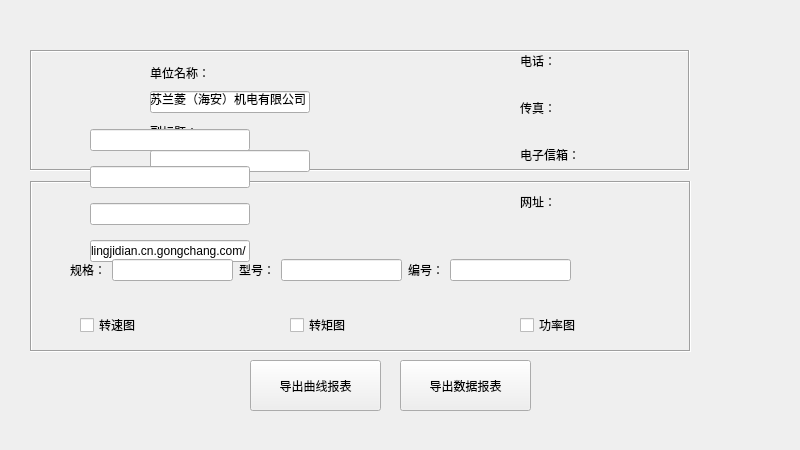
<?xml version="1.0" encoding="UTF-8"?>
<ui version="4.0">
 <class>pdfHeaderEdit</class>
 <widget class="QWidget" name="pdfHeaderEdit">
  <property name="geometry">
   <rect>
    <x>0</x>
    <y>0</y>
    <width>800</width>
    <height>450</height>
   </rect>
  </property>
  <property name="windowTitle">
   <string>Form</string>
  </property>
  <widget class="QLabel" name="label">
   <property name="geometry">
    <rect>
     <x>30</x>
     <y>50</y>
     <width>660</width>
     <height>121</height>
    </rect>
   </property>
   <property name="frameShape">
    <enum>QFrame::Box</enum>
   </property>
   <property name="frameShadow">
    <enum>QFrame::Sunken</enum>
   </property>
   <property name="text">
    <string/>
   </property>
  </widget>
  <widget class="QLabel" name="label_8">
   <property name="geometry">
    <rect>
     <x>30</x>
     <y>181</y>
     <width>661</width>
     <height>171</height>
    </rect>
   </property>
   <property name="frameShape">
    <enum>QFrame::Box</enum>
   </property>
   <property name="frameShadow">
    <enum>QFrame::Sunken</enum>
   </property>
   <property name="text">
    <string/>
   </property>
  </widget>
  <widget class="QWidget" name="verticalLayoutWidget">
   <property name="geometry">
    <rect>
     <x>150</x>
     <y>60</y>
     <width>160</width>
     <height>112</height>
    </rect>
   </property>
   <layout class="QVBoxLayout" name="V3">
    <item>
     <widget class="QLabel" name="label_2">
      <property name="text">
       <string>单位名称：</string>
      </property>
     </widget>
    </item>
    <item>
     <widget class="myLineEdit" name="companyEdit">
      <property name="focusPolicy">
       <enum>Qt::NoFocus</enum>
      </property>
      <property name="text">
       <string>江苏兰菱（海安）机电有限公司</string>
      </property>
     </widget>
    </item>
    <item>
     <widget class="QLabel" name="label_7">
      <property name="text">
       <string>副标题：</string>
      </property>
     </widget>
    </item>
    <item>
     <widget class="myLineEdit" name="subTitleEdit">
      <property name="focusPolicy">
       <enum>Qt::TabFocus</enum>
      </property>
     </widget>
    </item>
   </layout>
  </widget>
  <widget class="QWidget" name="verticalLayoutWidget_2">
   <property name="geometry">
    <rect>
     <x>520</x>
     <y>40</y>
     <width>160</width>
     <height>182</height>
    </rect>
   </property>
   <layout class="QVBoxLayout" name="V1">
    <item>
     <widget class="QLabel" name="label_4">
      <property name="text">
       <string>电话：</string>
      </property>
     </widget>
    </item>
    <item>
     <widget class="QLabel" name="label_3">
      <property name="text">
       <string>传真：</string>
      </property>
     </widget>
    </item>
    <item>
     <widget class="QLabel" name="label_5">
      <property name="text">
       <string>电子信箱：</string>
      </property>
     </widget>
    </item>
    <item>
     <widget class="QLabel" name="label_6">
      <property name="text">
       <string>网址：</string>
      </property>
     </widget>
    </item>
   </layout>
  </widget>
  <widget class="QWidget" name="verticalLayoutWidget_3">
   <property name="geometry">
    <rect>
     <x>90</x>
     <y>120</y>
     <width>160</width>
     <height>151</height>
    </rect>
   </property>
   <layout class="QVBoxLayout" name="V2">
    <item>
     <widget class="myLineEdit" name="telEdit">
      <property name="focusPolicy">
       <enum>Qt::TabFocus</enum>
      </property>
     </widget>
    </item>
    <item>
     <widget class="myLineEdit" name="faxEdit">
      <property name="focusPolicy">
       <enum>Qt::TabFocus</enum>
      </property>
     </widget>
    </item>
    <item>
     <widget class="myLineEdit" name="mailEdit">
      <property name="focusPolicy">
       <enum>Qt::TabFocus</enum>
      </property>
     </widget>
    </item>
    <item>
     <widget class="myLineEdit" name="websiteEdit">
      <property name="focusPolicy">
       <enum>Qt::TabFocus</enum>
      </property>
      <property name="text">
       <string>lanlingjidian.cn.gongchang.com/</string>
      </property>
     </widget>
    </item>
   </layout>
  </widget>
  <widget class="QWidget" name="horizontalLayoutWidget">
   <property name="geometry">
    <rect>
     <x>70</x>
     <y>230</y>
     <width>501</width>
     <height>80</height>
    </rect>
   </property>
   <layout class="QHBoxLayout" name="horizontalLayout">
    <item>
     <widget class="QLabel" name="label_9">
      <property name="text">
       <string>规格：</string>
      </property>
     </widget>
    </item>
    <item>
     <widget class="myLineEdit" name="sizeEdit">
      <property name="focusPolicy">
       <enum>Qt::TabFocus</enum>
      </property>
     </widget>
    </item>
    <item>
     <widget class="QLabel" name="label_10">
      <property name="text">
       <string>型号：</string>
      </property>
     </widget>
    </item>
    <item>
     <widget class="myLineEdit" name="typeNoEdit">
      <property name="focusPolicy">
       <enum>Qt::TabFocus</enum>
      </property>
     </widget>
    </item>
    <item>
     <widget class="QLabel" name="label_11">
      <property name="text">
       <string>编号：</string>
      </property>
     </widget>
    </item>
    <item>
     <widget class="myLineEdit" name="NoEdit">
      <property name="focusPolicy">
       <enum>Qt::TabFocus</enum>
      </property>
     </widget>
    </item>
   </layout>
  </widget>
  <widget class="myButton" name="exportButton">
   <property name="geometry">
    <rect>
     <x>250</x>
     <y>360</y>
     <width>131</width>
     <height>51</height>
    </rect>
   </property>
   <property name="focusPolicy">
    <enum>Qt::TabFocus</enum>
   </property>
   <property name="text">
    <string>导出曲线报表</string>
   </property>
  </widget>
  <widget class="myCheckBox" name="check1">
   <property name="geometry">
    <rect>
     <x>80</x>
     <y>310</y>
     <width>80</width>
     <height>30</height>
    </rect>
   </property>
   <property name="focusPolicy">
    <enum>Qt::TabFocus</enum>
   </property>
   <property name="text">
    <string>转速图</string>
   </property>
  </widget>
  <widget class="myCheckBox" name="check2">
   <property name="geometry">
    <rect>
     <x>290</x>
     <y>310</y>
     <width>80</width>
     <height>30</height>
    </rect>
   </property>
   <property name="focusPolicy">
    <enum>Qt::TabFocus</enum>
   </property>
   <property name="text">
    <string>转矩图</string>
   </property>
  </widget>
  <widget class="myCheckBox" name="check3">
   <property name="geometry">
    <rect>
     <x>520</x>
     <y>310</y>
     <width>80</width>
     <height>30</height>
    </rect>
   </property>
   <property name="focusPolicy">
    <enum>Qt::TabFocus</enum>
   </property>
   <property name="text">
    <string>功率图</string>
   </property>
  </widget>
  <widget class="myButton" name="exportDataChartButton">
   <property name="geometry">
    <rect>
     <x>400</x>
     <y>360</y>
     <width>131</width>
     <height>51</height>
    </rect>
   </property>
   <property name="text">
    <string>导出数据报表</string>
   </property>
  </widget>
  <widget class="QLabel" name="ret">
   <property name="geometry">
    <rect>
     <x>250</x>
     <y>410</y>
     <width>281</width>
     <height>31</height>
    </rect>
   </property>
   <property name="text">
    <string/>
   </property>
   <property name="alignment">
    <set>Qt::AlignCenter</set>
   </property>
  </widget>
  <widget class="QLabel" name="logo">
   <property name="geometry">
    <rect>
     <x>40</x>
     <y>60</y>
     <width>155</width>
     <height>101</height>
    </rect>
   </property>
   <property name="styleSheet">
    <string notr="true"/>
   </property>
   <property name="text">
    <string/>
   </property>
  </widget>
 </widget>
 <customwidgets>
  <customwidget>
   <class>myButton</class>
   <extends>QPushButton</extends>
   <header>mybutton.h</header>
  </customwidget>
  <customwidget>
   <class>myLineEdit</class>
   <extends>QLineEdit</extends>
   <header>mylineedit.h</header>
  </customwidget>
  <customwidget>
   <class>myCheckBox</class>
   <extends>QCheckBox</extends>
   <header>mycheckbox.h</header>
  </customwidget>
 </customwidgets>
 <tabstops>
  <tabstop>subTitleEdit</tabstop>
  <tabstop>telEdit</tabstop>
  <tabstop>faxEdit</tabstop>
  <tabstop>mailEdit</tabstop>
  <tabstop>websiteEdit</tabstop>
  <tabstop>sizeEdit</tabstop>
  <tabstop>typeNoEdit</tabstop>
  <tabstop>NoEdit</tabstop>
  <tabstop>check1</tabstop>
  <tabstop>check2</tabstop>
  <tabstop>check3</tabstop>
  <tabstop>exportButton</tabstop>
 </tabstops>
 <resources/>
 <connections/>
</ui>
